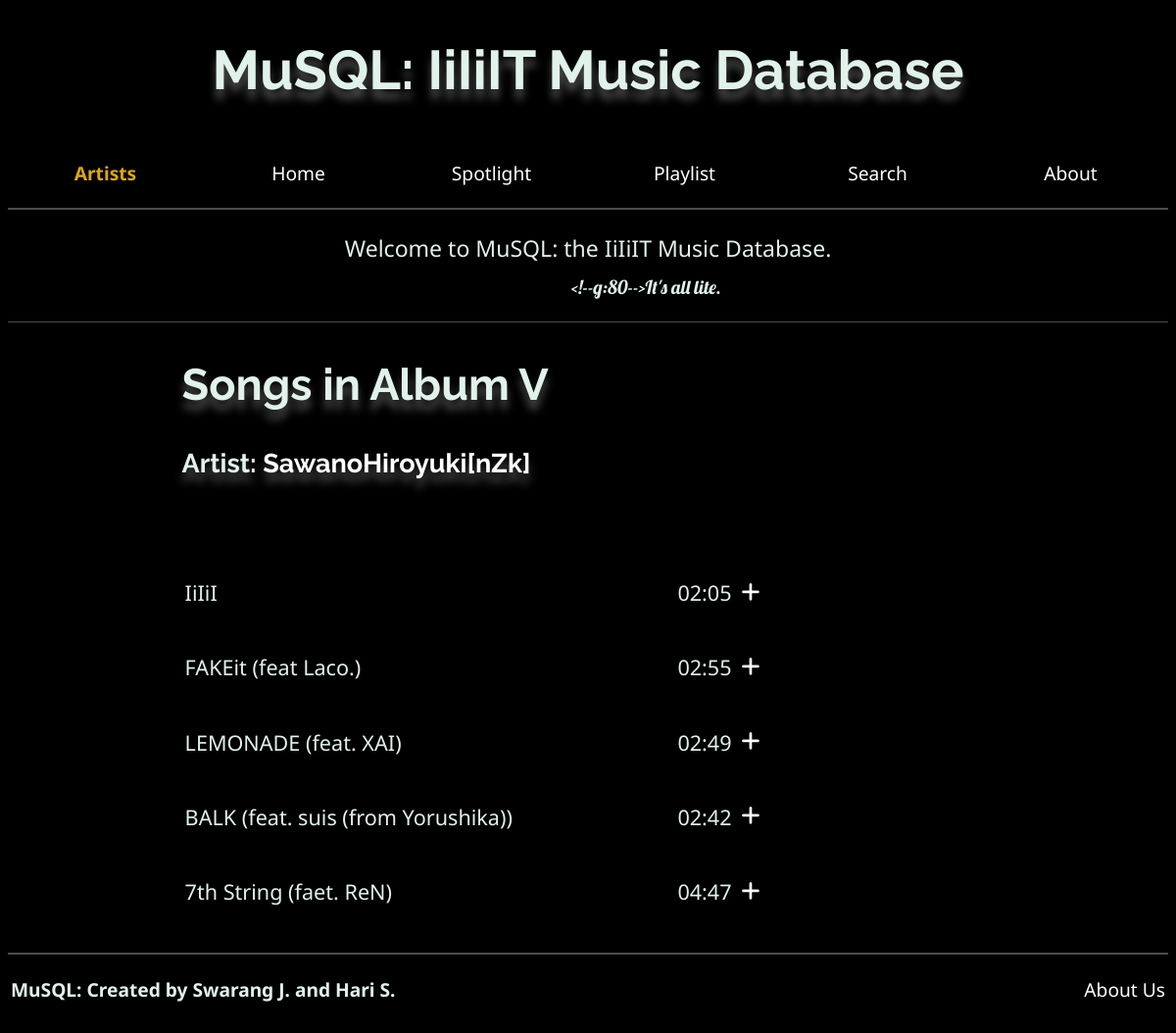
The app's page /songs/2/1 with its own data.
### tables this page shows
CREATE TABLE artists (artist_id INT PRIMARY KEY, name CHAR(255));

CREATE TABLE songs (artist_id INT, album_id INT, song_name VARCHAR(255), duration VARCHAR(255));

### app.py (the view)
@app.route('/songs/<int:artist_no>/<int:album_no>')
def songs_artist_album(artist_no, album_no):
    if artist_no < 1 or artist_no > 5:
        return abort(404)
    with sql.connect("db.sqlite3") as cnx:
        cur = cnx.cursor()
        res = cur.execute('select name from artists where artist_id=?', (artist_no, ))
        artist_name = res.fetchone()[0]
        res = cur.execute('select title from albums where artist_id=? and album_id=?', (artist_no, album_no))
        temp = res.fetchone()
        if temp:
            print(temp)
            album_name = temp[0]
        else:
            return abort(404)
        res = cur.execute('select song_name, duration from songs where artist_id=? and album_id=?', (artist_no, album_no))
        songs = [(name, duration[:-3]) for name, duration in res.fetchall()]
        print(artist_no, album_no)
        res = cur.execute('select song_name, duration from playlist where artist_id=? and album_id=?',
                          (str(artist_no), str(album_no)))
        playlist = res.fetchall()
        filtered = []
        for name, duration in songs:
            if (name, duration) in playlist:
                filtered.append((name, duration, True))
            else:
                filtered.append((name, duration, False))
        print(playlist)
        print(filtered)
        return render_template("song_artist_album.html", artist_no=artist_no, album_no=album_no, artist_name=artist_name,
                               album_name=album_name, songs=filtered)

### templates/song_artist_album.html (shortened to what this page needs)
{% extends "base.html" %}
{% block content %}
<div id="page-container">
        <header>
            <h1 align="center"><strong>MuSQL: IiIiIT Music Database</strong></h1>
            <table style="width:100%" style="border-top:1px dotted #4b4b4b">
                <tr>
                    <td style="width:16%">
                        <p align="center"><a id="menu-link" class="highlight" href="/artists">Artists</a></p>
                    </td>
                    <td style="width:16%">
                        <p align="center"><a id="menu-link" href="/index">Home</a></p>
                    </td>
                    <td style="width:16%">
                        <p align="center"><a id="menu-link" href="/spotlight">Spotlight</a></p>
                    </td>
                    <td style="width:16%">
                        <p align="center"><a id="menu-link" href="/playlist">Playlist</a></p>
                    </td>
                    <td style="width:16%">
                        <p align="center"><a id="menu-link" href="/search">Search</a></p>
                    </td>
                    <td style="width:16%">
                        <p align="center"><a id="menu-link" href="/about">About</a></p>
                    </td>
                </tr>
            </table>
        </header>
        <div class = "top">
            <p align="center">Welcome to MuSQL: the IiIiIT Music Database.<br /><sub>It's all lite.</sub></p>
        </div>
        <div class="content">
            <h2>Songs in Album {{ album_name }}</h2>
            <h4>Artist: <a style="text-decoration:none; color:white" href="/albums/{{ artist_no }}">{{ artist_name }}</a></h4>
            <br />
            <br />
            <table style="width:80%">
                {% for song in songs %}
                <tr>
                    <td style="width:50%"><p>{{ song[0] }}</p></td>
                    <td style="width:20%"><p align="right">{{ song[1] }}</p></td>
                    <td>
                        {% if song[2] == True %}
                        <form method="post" action="/p/remove_from_playlist">
                            <input type="hidden" name="artist_no" value="{{ artist_no }}" />
                            <input type="hidden" name="album_no" value="{{ album_no }}" />
                            <input type="hidden" name="song_name" value="{{ song[0] }}" />
                            <input type="hidden" name="duration" value="{{ song[1] }}">
                            <button class="plus_button"><i id="plus" class="fa-solid fa-minus"></i></button>
                        </form>
                        {% else %}
                        <form method="post" action="/p/add_to_playlist">
                            <button class="plus_button"><i id="plus" class="fa-solid fa-plus"></i></button>
                        </form>
                        {% endif %}
                    </td>
                </tr>
                {% endfor %}
            </table>
        </div>
        <footer>
            <table style="width:100%">
            <tr>
                <td>
                    <p align="left"><b>MuSQL: Created by Swarang J. and Hari S.</b></p>
                </td>
                <td>
                    <p align="right"><a id="menu-link" href="about.html">About Us</a></p>
                </td>
            </tr>
            </table>
        </footer>
    </div>
{% endblock %}
{% block custom_css %}
    <link rel="stylesheet" href="https://cdnjs.cloudflare.com/ajax/libs/font-awesome/6.4.0/css/all.min.css" />
    <link rel="stylesheet" href="{{ url_for('static', filename='songs_artist_album.css') }}" />
{% endblock %}

### static/common.css (style rules this page uses)
body { background-color: black; }
header { background-color: black !important; border-bottom: 2px solid #4b4b4b; position: sticky; width: 100%; top: 0; z-index: 100; }
h1 { font-family: 'Raleway', sans-serif; font-size: 7ch; filter: drop-shadow(0px 10px 4px #4b4b4b); color: #E0F2E9; }
h2 { font-family: 'Raleway', sans-serif; font-size: 5ch; filter: drop-shadow(0px 10px 4px #4b4b4b); color: #E0F2E9; }
h4 { font-family: 'Raleway', sans-serif; font-size: 3ch; filter: drop-shadow(0px 10px 4px #4b4b4b); color: #E0F2E9; }
p { font-family: 'Noto Sans', sans-serif; font-size: larger; color: #E0F2E9; }
sub { font-family: 'Lobster', cursive; padding-left:10%; }
.top { font-size: larger; border-bottom: 1px solid #4b4b4b; }
.content { font-size: large; padding-left: 15%; }
#menu-link { text-decoration: none; color:white; }
.highlight { color:goldenrod !important; text-decoration: none; font-weight: bold; }
footer { width:100%; border-top: 2px solid #4b4b4b; margin-top: 2%; }

### static/songs_artist_album.css (style rules this page uses)
.plus_button { border:none; background-color: black; color:white; font-size: larger; }

### records on screen
artists: name "SawanoHiroyuki[nZk]"
songs: song_name "IiIiI", duration "02:05"
songs: song_name "FAKEit (feat Laco.)", duration "02:55"
songs: song_name "LEMONADE (feat. XAI)", duration "02:49"
songs: song_name "BALK (feat. suis (from Yorushika))", duration "02:42"
songs: song_name "7th String (faet. ReN)", duration "04:47"

### other values on screen
{{ album_name }} "V"
